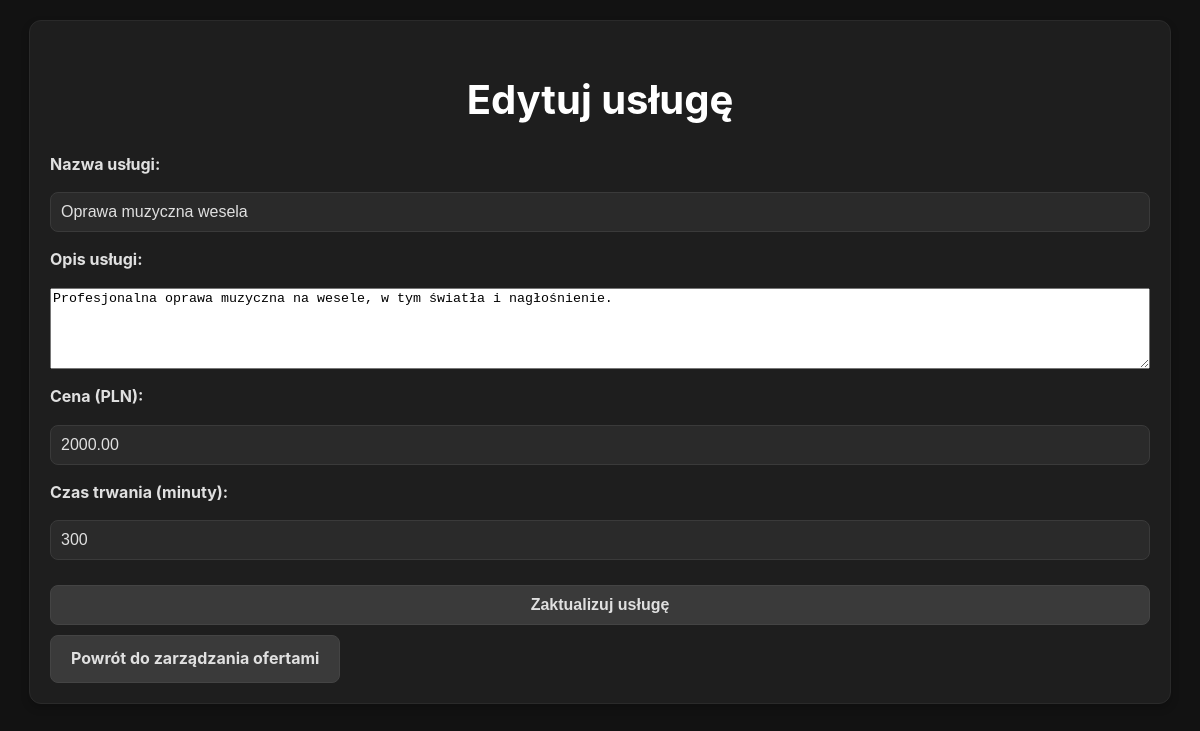
The app's page /admin_edit_offer.php?id_uslugi=1 (signed in) with its own data.
### tables this page shows
CREATE TABLE `oferta_uslug` (
  `id_uslugi` int(11) NOT NULL,
  `nazwa` varchar(255) DEFAULT NULL,
  `cena` decimal(10,2) DEFAULT NULL COMMENT 'Cena w PLN',
  `opis` varchar(255) DEFAULT NULL COMMENT 'Szczegółowy opis usługi',
  `czas_trwania` int(11) DEFAULT NULL COMMENT 'Czas trwania usługi w minutach',
  `id_promocji` int(11) DEFAULT NULL
);

### admin_edit_offer.php (the view, shortened to what this page needs)
<?php
include 'config.php';
$id_uslugi = intval($_GET['id_uslugi']);
try {
    $stmt = $pdo->prepare("SELECT nazwa, opis, cena, czas_trwania FROM oferta_uslug WHERE id_uslugi = ?");
    $stmt->execute([$id_uslugi]);
    $offer = $stmt->fetch(PDO::FETCH_ASSOC);
} catch (PDOException $e) {
    die("Błąd: " . $e->getMessage());
}
?>
<!DOCTYPE html>
<html lang="pl">
<head>
    <link rel="stylesheet" href="style.css">
</head>
<body>
    <div class="container">
        <h1>Edytuj usługę</h1>
        <form method="POST">
            <label for="nazwa">Nazwa usługi:</label>
            <input type="text" id="nazwa" name="nazwa" value="<?= htmlspecialchars($offer['nazwa']) ?>" required>
            <label for="opis">Opis usługi:</label>
            <textarea id="opis" name="opis" rows="5" required><?= htmlspecialchars($offer['opis']) ?></textarea>
            <label for="cena">Cena (PLN):</label>
            <input type="number" id="cena" name="cena" step="0.01" value="<?= htmlspecialchars($offer['cena']) ?>" required>
            <label for="czas_trwania">Czas trwania (minuty):</label>
            <input type="number" id="czas_trwania" name="czas_trwania" value="<?= htmlspecialchars($offer['czas_trwania']) ?>" required>
            <button type="submit" class="button">Zaktualizuj usługę</button>
        </form>
        <a href="admin_manage_offers.php" class="button">Powrót do zarządzania ofertami</a>
    </div>
</body>
</html>

### style.css (style rules this page uses)
body { font-family: 'Inter', sans-serif; background: #121212; color: #e0e0e0; margin: 0; padding: 0; line-height: 1.6; }
.container { max-width: 1100px; margin: 20px auto; padding: 20px; background: #1e1e1e; border: 1px solid #2a2a2a; border-radius: 12px; box-shadow: 0 4px 8px rgba(0, 0, 0, 0.2); }
h1, h2, h3 { color: #ffffff; font-weight: 700; margin-bottom: 20px; text-align: center; }
h1 { font-size: 2.5rem; }
.button { display: inline-block; padding: 10px 20px; background: #3a3a3a; color: #e0e0e0; font-size: 1rem; font-weight: bold; text-decoration: none; border-radius: 8px; border: 1px solid #444; margin-top: 10px; transition: background 0.3s ease, transform 0.2s ease; }
form { display: flex; flex-direction: column; gap: 15px; margin-top: 20px; }
form label { font-weight: bold; color: #e0e0e0; }
form input { padding: 10px; font-size: 1rem; border: 1px solid #3a3a3a; background: #2a2a2a; color: #e0e0e0; border-radius: 8px; width: 100%; box-sizing: border-box; transition: border-color 0.3s ease, box-shadow 0.3s ease; }
form button { padding: 10px 20px; background: #3a3a3a; color: #e0e0e0; font-size: 1rem; font-weight: bold; border-radius: 8px; border: 1px solid #444; cursor: pointer; transition: background 0.3s ease, transform 0.2s ease; }

### records on screen
oferta_uslug: nazwa "Oprawa muzyczna wesela", opis "Profesjonalna oprawa muzyczna na wesele, w tym światła i nagłośnienie.", cena "2000.00", czas_trwania "300"
